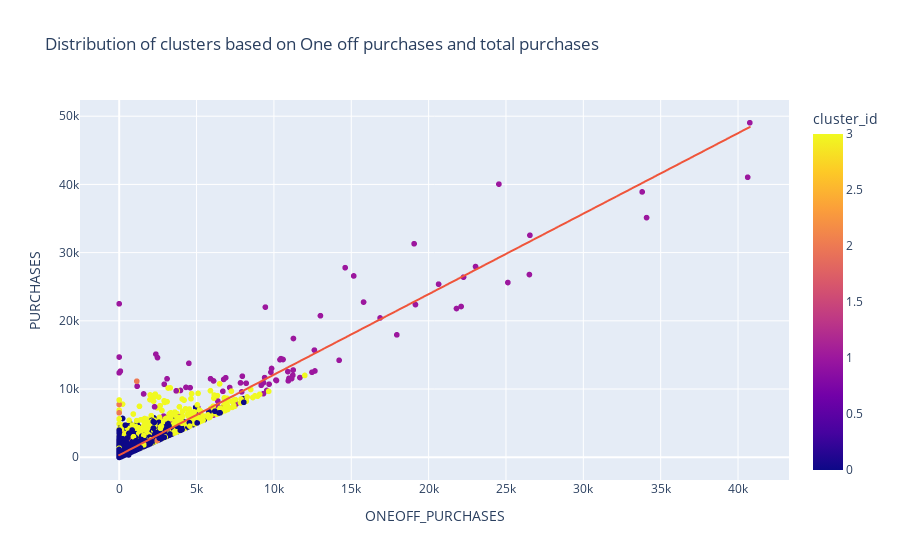

Here is the notebook cell this chart was saved with:
### Code cell
plt.figure(figsize=(10,6))
fig=px.scatter(credit_data,x='ONEOFF_PURCHASES', y='PURCHASES', color='cluster_id', title='Distribution of clusters based on One off purchases and total purchases', trendline="ols")
fig.show()

### Figure 1 — Plotly figure (JSON) as saved in the notebook; plotly's stock layout.template omitted (floating-point values rounded to 4 significant figures; data arrays with more than 128 entries replaced by an {"elided": "..."} marker saying what was removed)
{"data": [{"hovertemplate": "ONEOFF_PURCHASES=%{x}<br>PURCHASES=%{y}<br>cluster_id=%{marker.color}<extra></extra>", "legendgroup": "", "marker": {"color": {"elided": "8950 int values"}, "coloraxis": "coloraxis", "symbol": "circle"}, "mode": "markers", "name": "", "showlegend": false, "x": {"elided": "8950 float values"}, "xaxis": "x", "y": {"elided": "8950 float values"}, "yaxis": "y", "type": "scattergl"}, {"hovertemplate": "<b>OLS trendline</b><br>PURCHASES = 1.18018 * ONEOFF_PURCHASES + 304.024<br>R<sup>2</sup>=0.840604<br><br>ONEOFF_PURCHASES=%{x}<br>PURCHASES=%{y} <b>(trend)</b><extra></extra>", "legendgroup": "", "marker": {"symbol": "circle"}, "mode": "lines", "name": "", "showlegend": false, "x": {"elided": "8950 float values"}, "xaxis": "x", "y": {"elided": "8950 float values"}, "yaxis": "y", "type": "scattergl"}], "layout": {"xaxis": {"anchor": "y", "domain": [0.0, 1.0], "title": {"text": "ONEOFF_PURCHASES"}}, "yaxis": {"anchor": "x", "domain": [0.0, 1.0], "title": {"text": "PURCHASES"}}, "coloraxis": {"colorbar": {"title": {"text": "cluster_id"}}, "colorscale": [[0.0, "#0d0887"], [0.1111, "#46039f"], [0.2222, "#7201a8"], [0.3333, "#9c179e"], [0.4444, "#bd3786"], [0.5556, "#d8576b"], [0.6667, "#ed7953"], [0.7778, "#fb9f3a"], [0.8889, "#fdca26"], [1.0, "#f0f921"]]}, "legend": {"tracegroupgap": 0}, "title": {"text": "Distribution of clusters based on One off purchases and total purchases"}}}
